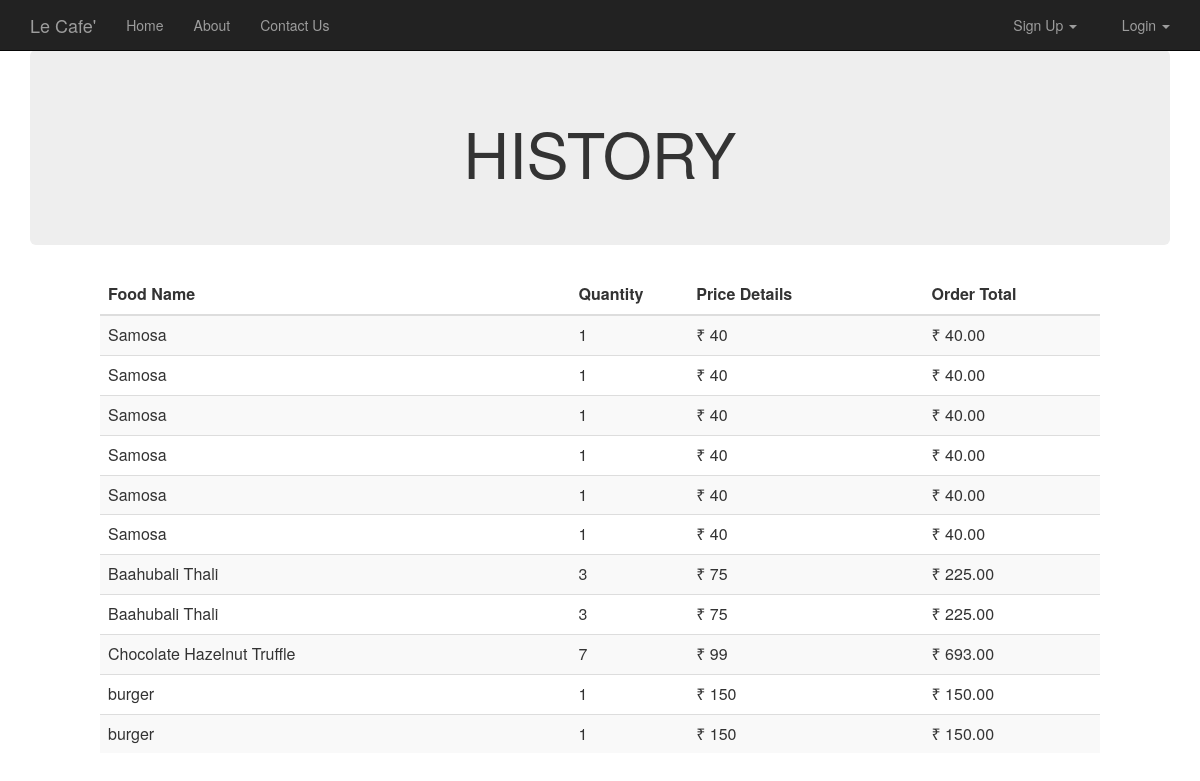
The page /history.php on the database its author committed.
### tables this page shows
CREATE TABLE `user_order` (
  `username` varchar(30) NOT NULL,
  `food_name` varchar(30) NOT NULL,
  `price` varchar(30) NOT NULL,
  `quantity` int(30) NOT NULL
);

### history.php (the view, shortened to what this page needs)
<?php
$conn = Connect();
?>
<html>
<head>
</head>
<link rel="stylesheet" type = "text/css" href ="css/cart.css">
<link rel="stylesheet" type = "text/css" href ="css/bootstrap.min.css">
<body>
<nav class="navbar navbar-inverse navbar-fixed-top navigation-clean-search" role="navigation">
    <div class="container">
        <div class="navbar-header">
            <a class="navbar-brand" href="index.php">Le Cafe'</a>
        </div>
        <div class="collapse navbar-collapse " id="myNavbar">
            <ul class="nav navbar-nav">
                <li><a href="index.php">Home</a></li>
                <li><a href="aboutus.php">About</a></li>
                <li><a href="contactus.php">Contact Us</a></li>
            </ul>
            <?php
            if(isset($_SESSION['login_user1'])){
                ?>
                <ul class="nav navbar-nav navbar-right">
                    <li><a href="#"><span class="glyphicon glyphicon-user"></span> Welcome <?php echo $_SESSION['login_user1']; ?> </a></li>
                    <li><a href="myrestaurant.php">MANAGER CONTROL PANEL</a></li>
                    <li><a href="logout_m.php"><span class="glyphicon glyphicon-log-out"></span> Log Out </a></li>
                </ul>
                <?php
            }
            else {
                ?>
                <ul class="nav navbar-nav navbar-right">
                    <li><a href="#" class="dropdown-toggle active" data-toggle="dropdown" role="button" aria-haspopup="true" aria-expanded="false"><span class="glyphicon glyphicon-user"></span> Sign Up <span class="caret"></span> </a>
                    </li>
                    <li><a href="#" class="dropdown-toggle active" data-toggle="dropdown" role="button" aria-haspopup="true" aria-expanded="false"><span class="glyphicon glyphicon-log-in"></span> Login <span class="caret"></span></a>
                    </li>
                </ul>
                <?php
            }
            ?>
        </div>
    </div>
</nav>
    <div class="container">
        <div class="jumbotron">
            <h1 style="text-align: center">HISTORY</h1>
        </div>
    </div>
    <div class="table-responsive" style="padding-left: 100px; padding-right: 100px;" >
        <table class="table table-striped">
            <thead class="thead-dark">
            <tr>
                <th width="40%">Food Name</th>
                <th width="10%">Quantity</th>
                <th width="20%">Price Details</th>
                <th width="15%">Order Total</th>
            </tr>
            </thead>
            <?php
            $result=mysqli_query($conn,"select * from user_order");
            while ($values=mysqli_fetch_array($result))
            {
                ?>
                <tr>
                    <td><?php echo $values["food_name"]; ?></td>
                    <td><?php echo $values["quantity"]; ?></td>
                    <td>&#8377; <?php echo $values["price"]; ?></td>
                    <td>&#8377; <?php echo number_format($values["quantity"] * $values["price"], 2); ?></td>
                </tr>
                <?php
            }
            ?>
        </table>
    </div>
    <br><br><br><br><br><br><br>
</body>
</html>

### cart.css (style rules this page uses)
body,html { height: 100%; }
body { padding-top: 50px; }

### rows shown on the page
user_order: food_name "Samosa", quantity "1", price "40", $values["quantity"] * $values["price"] "40.00"
user_order: food_name "Samosa", quantity "1", price "40", $values["quantity"] * $values["price"] "40.00"
user_order: food_name "Samosa", quantity "1", price "40", $values["quantity"] * $values["price"] "40.00"
user_order: food_name "Samosa", quantity "1", price "40", $values["quantity"] * $values["price"] "40.00"
user_order: food_name "Samosa", quantity "1", price "40", $values["quantity"] * $values["price"] "40.00"
user_order: food_name "Samosa", quantity "1", price "40", $values["quantity"] * $values["price"] "40.00"
user_order: food_name "Baahubali Thali", quantity "3", price "75", $values["quantity"] * $values["price"] "225.00"
user_order: food_name "Baahubali Thali", quantity "3", price "75", $values["quantity"] * $values["price"] "225.00"
user_order: food_name "Chocolate Hazelnut Truffle", quantity "7", price "99", $values["quantity"] * $values["price"] "693.00"
user_order: food_name "burger", quantity "1", price "150", $values["quantity"] * $values["price"] "150.00"
user_order: food_name "burger", quantity "1", price "150", $values["quantity"] * $values["price"] "150.00"
